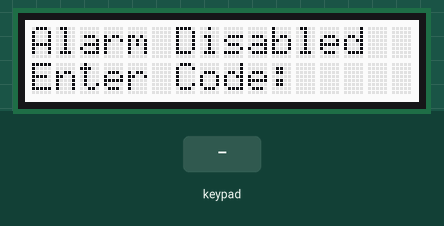
Recording of a sketch running on a simulated ESP32. Shown: 16×2 character LCD. Inputs (shaded band) come from the test bench. A WiFi scan finds three made-up networks.

Above: at 5.5 s.
5.6 s: keypad keys 2 0 4 1 6 pressed 0.4 s apart
At 9.0 s:
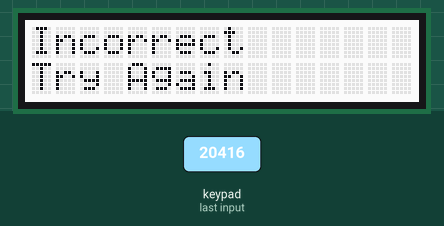
10.6 s: key '1' pressed
At 11.5 s:
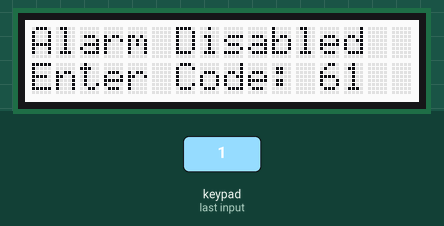
12.1 s: key '2' pressed
At 12.6 s:
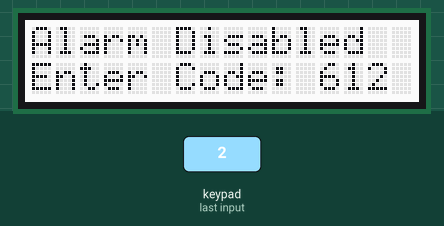
13.6 s: keypad keys 2 0 4 1 6 # pressed 0.4 s apart
At 14.4 s:
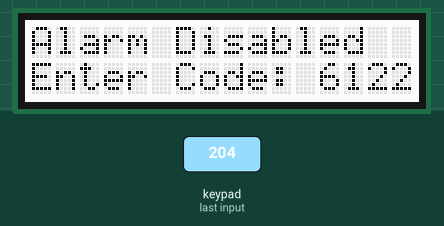
17.5 s: keypad keys 1 2 3 4 pressed 0.4 s apart
At 22.5 s:
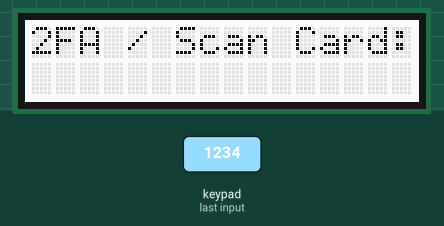
Timing chart, 0 to 23.1 s (numbered marks = the images above; inputs shaded):
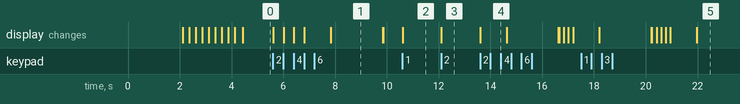

The sketch:

iotModual2.ino
```cpp
#include <esp_now.h>
#include <esp_wifi.h>
#include <WiFi.h>
#include <Wire.h>
#include "rgb_lcd.h"
#include <Keypad.h>
#include <SPI.h>
#include <MFRC522.h>

#define ROW 4
#define COLUMN 3
#define SS_RFID 21
#define RST_RFID 22
#define SCK_RFID 25
#define MOSI_RFID 26
#define MISO_RFID 27

rgb_lcd lcd;

char keys[ROW][COLUMN] =  {
  {'1', '2', '3'},
  {'4', '5', '6'},
  {'7', '8', '9'},
  {'*', '0', '#'}
};
byte pin_rows[ROW] = {2, 0, 4, 16};
byte pin_column[COLUMN] = {17, 5, 18};
Keypad keypad = Keypad(makeKeymap(keys), pin_rows, pin_column, ROW, COLUMN);
byte unlockCard[4] = {0x65, 0x74, 0x4D, 0x05};
byte unlockFob[4] = {0x26, 0xF4, 0xAF, 0x01};
MFRC522 rfid(SS_RFID, RST_RFID);

int code[4] = {1, 2, 3, 4};
int check[4];
bool prompt = true;
bool scan = false;
int incorrect = 0;
int alarmState = 0;
int codeIndex = 0;
int atempt = 3;
unsigned long previousMillis = 0;
const long interval = 10000;
bool busy = false;
bool send = false;

uint8_t broadcastAddress[] = {0x84, 0x0D, 0x8E, 0xE6, 0x8F, 0xB4};

typedef struct struct_message2 {
  int alar;
  int user;
  int key;
} struct_message2;

esp_now_peer_info_t peerInfo;

struct_message2 myData;

constexpr char WIFI_SSID[] = "Backup";

int32_t getWiFiChannel(const char *ssid) {
  if (int32_t n = WiFi.scanNetworks()) {
      for (uint8_t i=0; i<n; i++) {
          if (!strcmp(ssid, WiFi.SSID(i).c_str())) {
              return WiFi.channel(i);
          }
      }
  }
  return 0;
}

void OnDataSent(const uint8_t *mac_addr, esp_now_send_status_t status) {
  Serial.print("\r\nLast Packet Send Status:\t");
  Serial.println(status == ESP_NOW_SEND_SUCCESS ? "Delivery Success" : "Delivery Fail");
}

void setup() {
  Serial.begin(115200);
  WiFi.mode(WIFI_STA);
  WiFi.disconnect();
  esp_wifi_set_channel(6, WIFI_SECOND_CHAN_NONE);
  Wire.begin(19, 23);
  lcd.begin(16, 2);
  SPI.begin(SCK_RFID, MISO_RFID, MOSI_RFID, SS_RFID);

  rfid.PCD_Init();

  int32_t channel = getWiFiChannel(WIFI_SSID);

  WiFi.printDiag(Serial);
  esp_wifi_set_promiscuous(true);
  esp_wifi_set_channel(channel, WIFI_SECOND_CHAN_NONE);
  esp_wifi_set_promiscuous(false);
  WiFi.printDiag(Serial);

  if (esp_now_init() != ESP_OK) {
    Serial.println("Error initializing ESP-NOW");
    return;
  }

  esp_now_register_send_cb(esp_now_send_cb_t(OnDataSent));

  memcpy(peerInfo.peer_addr, broadcastAddress, 6);
  peerInfo.encrypt = false;

  if (esp_now_add_peer(&peerInfo) != ESP_OK){
    Serial.println("Failed to add peer");
    return;
  }

  lcd.print("Loading");
  for (int l = 0; l < 9; l++) {
    lcd.print(".");
    delay(250);
  }
  lcd.clear();
}

void loop() {
  keypadRead();

  unsigned long currentMillis = millis();

  if(!busy && !send) {
    if (currentMillis - previousMillis >= interval) {
      previousMillis = currentMillis;
      sendEspNow();
    }
  }

  if(send && !busy) {
    sendEspNow();
    send = false;
  }
}

void sendEspNow() {
  esp_err_t result = esp_now_send(broadcastAddress, (uint8_t *) &myData, sizeof(myData));
  if (result == ESP_OK) {
    Serial.println("Sent with success");
  }
  else {
    Serial.println("Error sending the data");
  }
}

void keypadRead() {
  char key = keypad.getKey();

  if(codeIndex == 0 && prompt) {
    if(alarmState == 0) { lcd.print("Alarm Disabled"); }
    else { lcd.print("Alarm Active"); }
    lcd.setCursor(0, 1);
    lcd.print("Enter Code: ");
    prompt = false;
  }

  if(key) {
    busy = true;
    if(key >= '0' && key <= '9') {
      lcd.print(key);
      check[codeIndex] = key - '0';
      codeIndex++;
    }
    if(codeIndex == 4) {
      codeIndex = 0;
      prompt = true;
      delay(1000);
      codeCheck();
    }
  }
}

void codeCheck() {
  incorrect = 0;
  lcd.clear();

  for(int j = 0; j < 4; j++) {
    if(check[j] != code[j]) {
      incorrect++;
    }
  }
  if(incorrect > 0 && alarmState == 1) { atempt--; }

  if(incorrect == 0) {
    atempt = 3;
    rfidRead();
    return;
  }
  else if(incorrect > 0 && alarmState == 0) {
    lcd.print("Incorrect");
    lcd.setCursor(0, 1);
    lcd.print("Try Again");
    delay(2000);
  }
  else if(incorrect > 0 && alarmState == 1 && atempt > 0) {
    lcd.print("Incorrect");
    lcd.setCursor(0, 1);
    lcd.print("Attempts Left: ");
    lcd.print(atempt);
    delay(2000);
  }
  else {
    lcd.print("Incorrect");
    lcd.setCursor(0, 1);
    lcd.print("Sounding Alarm");
    delay(2000);
  }
  lcd.clear();
}

void rfidRead() {
  lcd.print("2FA / Scan Card:");
  lcd.setCursor(0, 1);

  while(!rfid.PICC_IsNewCardPresent()) { delay(10); }
  while(!rfid.PICC_ReadCardSerial()) { delay(10); }

  bool isCard = (memcmp(rfid.uid.uidByte, unlockCard, 4) == 0);
  bool isFob = (memcmp(rfid.uid.uidByte, unlockFob, 4) == 0);

  if(isCard) {
    lcd.print("Valid Card");
    if(alarmState == 1) { alarmState = 0; }
    else { alarmState = 1; }
    myData.alar = alarmState;
    myData.user = 1;
    myData.key = 1;

  } else if(isFob) {
    lcd.print("Valid Fob");
    if(alarmState == 1) { alarmState = 0; }
    else { alarmState = 1; }
    myData.alar = alarmState;
    myData.user = 2;
    myData.key = 2;
  }
  else {
    lcd.print("Not valid");
    myData.alar = alarmState;
    myData.user = 0;
    myData.key = 0;
  }

  delay(2000);
  lcd.clear();
  codeIndex = 0;
  prompt = true;
  busy = false;
  send = true;
  return;
}
```

Measured:
- after the input at 5.6 s, the display: first changes at once (image 1 shows a later state)
- after the input at 10.6 s, the display: changes at once (image 2)
- after the input at 12.1 s, the display: changes at once (image 3)
- after the input at 13.6 s, the display: changes at once (image 4)
- what the display in image 1 shows lasts 2.0 s, from 7.8 s to 9.8 s
